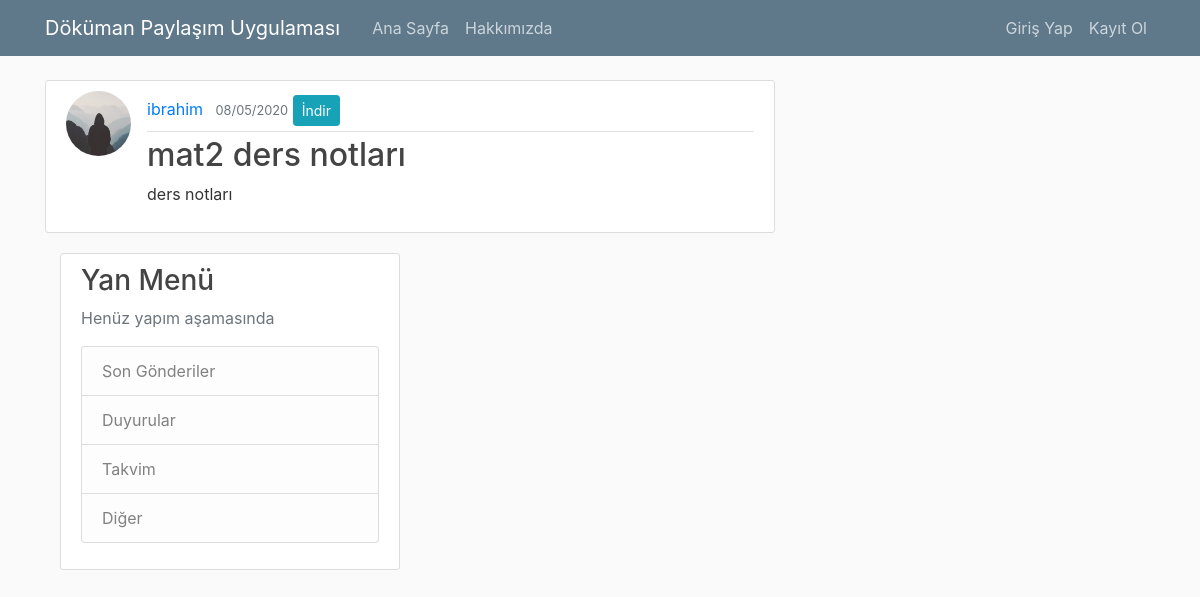
The app's page /post/4 with its own data.
### flaskblog/models.py (models this page shows, shortened)
class User(db.Model, UserMixin):
	id = db.Column(db.Integer, primary_key = True)
	username = db.Column(db.String(20), unique =True, nullable=False)
	email = db.Column(db.String(120), unique =True, nullable=False)
	image_file = db.Column(db.String(30), nullable=False, default='default.jpg')
	password = db.Column(db.String(60), nullable=False)
	isadmin = db.Column(db.Boolean, default = False, nullable=False)
	posts = db.relationship('Post', backref='author', lazy=True)

class Post(db.Model):
	id = db.Column(db.Integer, primary_key=True)
	title = db.Column(db.String(140), nullable=False)
	date_posted = db.Column(db.DateTime, nullable=False, default=datetime.utcnow)
	content = db.Column(db.Text, nullable=False)
	doc_file = db.Column(db.String(50), nullable=True)
	isverified = db.Column(db.Boolean, default = False, nullable = False)
	user_id = db.Column(db.Integer, db.ForeignKey('user.id'), nullable=False)

### flaskblog/routes.py (the view)
@app.route('/post/<int:post_id>')
def post(post_id):
    post= Post.query.get_or_404(post_id)
    return render_template('post.html', title=post.title, post=post)

### flaskblog/templates/post.html (shortened to what this page needs)
{% extends "layout.html" %}
{% block asd %}
<article class="media content-section">
	<img class = "rounded-circle article-img " src="{{ url_for('static', filename='profile_pics/' + post.author.image_file) }}">
  <div class="media-body">
    <div class="article-metadata">
      <a class="mr-2" href="{{url_for('user_posts', username=post.author.username)}}">{{ post.author.username }}</a>
      <small class="text-muted">{{ post.date_posted.strftime('%d/%m/%Y') }}</small>
			<a class="btn btn-info btn-sm mt-1 mb-1" href="{{url_for('static', filename= 'files/' + post.doc_file)}}" download="{{post.title}}">İndir</a>
		</div>
    	 <h2 class="article-title">{{ post.title }}</h2>
    	<p class="article-content">{{ post.content }}</p>
    </div>
  </div>
{% endblock asd %}

### flaskblog/static/main.css (style rules this page uses)
body { background: #fafafa; color: #333333; margin-top: 5rem; }
h1, h2, h3, h4, h5, h6 { color: #444444; }
.content-section { background: #ffffff; padding: 10px 20px; border: 1px solid #dddddd; border-radius: 3px; margin-bottom: 20px; }
.article-title { color: #444444; }
.article-content { white-space: pre-line; }
.article-img { height: 65px; width: 65px; margin-right: 16px; }
.article-metadata { padding-bottom: 1px; margin-bottom: 4px; border-bottom: 1px solid #e3e3e3 }

### records on screen
User: image_file (placeholder picture), author.username "ibrahim"
Post: date_posted "08/05/2020", title "mat2 ders notları", content "ders notları"
